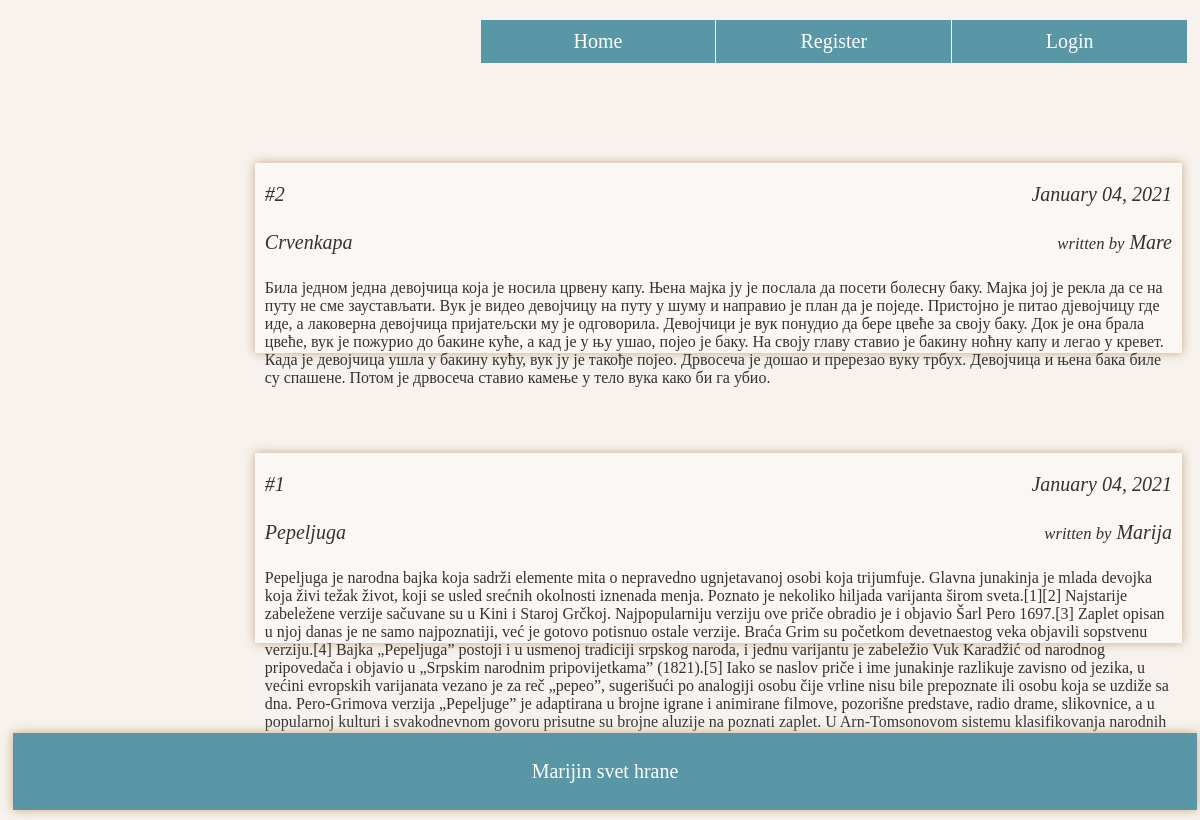
The app's page /, older data.
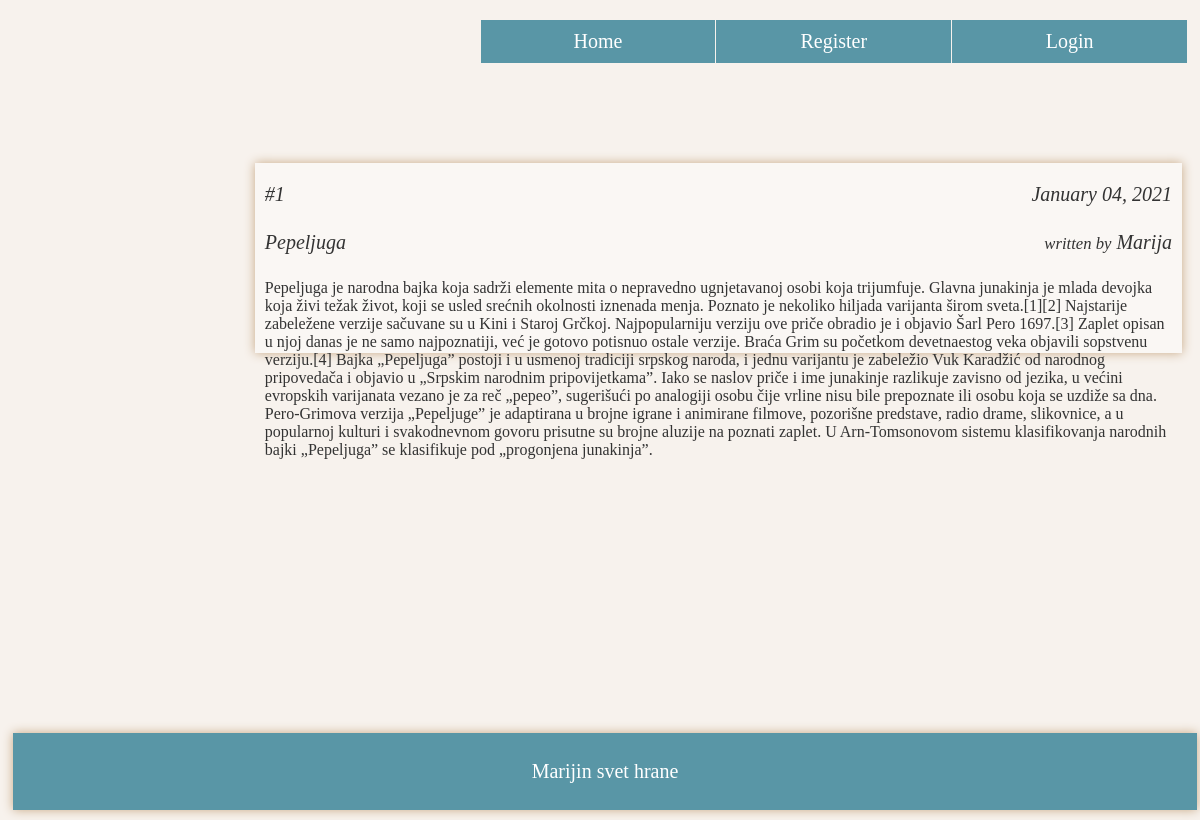
The same page, newer data.
### blog/models.py (models this page shows, shortened)
class Post(models.Model):
    title = models.CharField(max_length=100)
    content = models.TextField()
    date_posted = models.DateTimeField(auto_now_add=True)
    author = models.ForeignKey(User, on_delete=models.CASCADE)

### blog/views.py (the view)
# urls.py: 2. Add a URL to urlpatterns:  path('', views.home, name='home')
def home(request):
	posts = Post.objects.order_by('-date_posted')
	context['posts'] = posts
	return render (request, 'blog/home.html', context)

### blog/templates/blog/home.html (shortened to what this page needs)
{% extends 'blog/base.html' %}
{% block content %}
<div class='column main'>
	{% for post in posts %}
	<div class='content' id='{{post.id}}'>
		<div class='post_header'>
			<div class='post_base'>
				<div class='post_abstract' id='post_abstract_{{ forloop.counter }}'>
					<div class='post_left'><p>#{{ post.id }}</p><p style="font-style: italic;"><a style='color:#333333; text-decoration: none'
						href="{% url 'post-detail' post.id %}">{{ post.title }}</a></p></div>
					<div class='post_right'><p>{{ post.date_posted|date:'F d, Y' }}</p><p><small>written by</small> {{ post.author }}</p></div>
					<br>
					<br>
						<article style="padding: 10px" id='article_{{ forloop.counter }}' >{{ post.content }}</article>
				</div>
		    </div>
		</div>
	</div>
	{% endfor %}
</div>
{% endblock content %}

Row changes from the older to the newer data that the page shows:
removed Post: id "2", title "Crvenkapa", date_posted "January 04, 2021", author "Mare", content "Била једном једна девојчица која је носила црвену капу. Њена мајка ју је послала да посети болесну баку. Мајка јој је рекла да се на путу не сме заустављати. Вук је видео девојчицу на путу у шуму и направио је план да је поједе. Пристојно је питао дјевојчицу где иде, а лаковерна девојчица пријатељски му је одговорила. Девојчици је вук понудио да бере цвеће за своју баку. Док је она брала цвеће, вук је пожурио до бакине куће, а кад је у њу ушао, појео је баку. На своју главу ставио је бакину ноћну капу и легао у кревет. Када је девојчица ушла у бакину кућу, вук ју је такође појео. Дрвосеча је дошао и пререзао вуку трбух. Девојчица и њена бака биле су спашене. Потом је дрвосеча ставио камење…"
changed Post "Pepeljuga": content "…objavio u „Srpskim narodnim pripovijetkama” (1821).[5] Iako se naslov priče i ime junakinje razlikuje zavisno od jezika, u većini evropskih varijanata vezano je za reč „pepeo”, sugerišući po analogiji osobu čije vrline nisu bile prepoznate ili osobu koja se uzdiže sa dna. Pero-Grimova verzija „Pepeljuge” je adaptirana u brojne igrane i animirane filmove, pozorišne predstave, radio drame, slikovnice, a u popularnoj kulturi i svakodnevnom govoru prisutne su brojne aluzije na poznati zaplet. U Arn-Tomsonovom sistemu klasifikovanja narodnih…" → "…objavio u „Srpskim narodnim pripovijetkama”. Iako se naslov priče i ime junakinje razlikuje zavisno od jezika, u većini evropskih varijanata vezano je za reč „pepeo”, sugerišući po analogiji osobu čije vrline nisu bile prepoznate ili osobu koja se uzdiže sa dna. Pero-Grimova verzija „Pepeljuge” je adaptirana u brojne igrane i animirane filmove, pozorišne predstave, radio drame, slikovnice, a u popularnoj kulturi i svakodnevnom govoru prisutne su brojne aluzije na poznati zaplet. U Arn-Tomsonovom sistemu klasifikovanja narodnih bajki „Pepeljuga” se klasifikuje pod „progonjena junakinja”."
